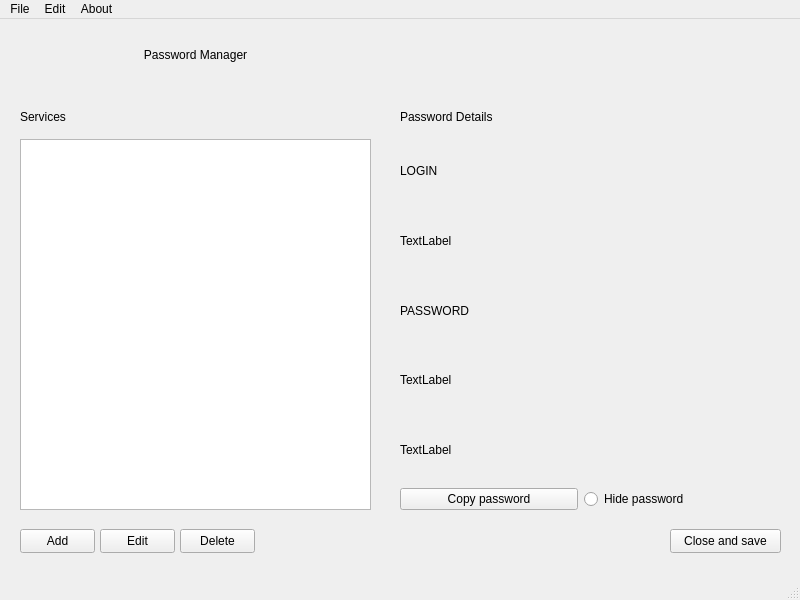
<?xml version="1.0" encoding="UTF-8"?>
<ui version="4.0">
 <class>PasswordManager</class>
 <widget class="QMainWindow" name="PasswordManager">
  <property name="geometry">
   <rect>
    <x>0</x>
    <y>0</y>
    <width>800</width>
    <height>600</height>
   </rect>
  </property>
  <property name="font">
   <font/>
  </property>
  <property name="windowTitle">
   <string>PasswordManager</string>
  </property>
  <widget class="QWidget" name="centralwidget">
   <widget class="QLabel" name="label">
    <property name="geometry">
     <rect>
      <x>0</x>
      <y>10</y>
      <width>391</width>
      <height>51</height>
     </rect>
    </property>
    <property name="font">
     <font/>
    </property>
    <property name="text">
     <string>Password Manager</string>
    </property>
    <property name="alignment">
     <set>Qt::AlignCenter</set>
    </property>
    <property name="wordWrap">
     <bool>true</bool>
    </property>
    <property name="indent">
     <number>-2</number>
    </property>
   </widget>
   <widget class="QPushButton" name="pushButton">
    <property name="geometry">
     <rect>
      <x>20</x>
      <y>510</y>
      <width>75</width>
      <height>24</height>
     </rect>
    </property>
    <property name="text">
     <string>Add</string>
    </property>
   </widget>
   <widget class="QPushButton" name="pushButton_2">
    <property name="geometry">
     <rect>
      <x>100</x>
      <y>510</y>
      <width>75</width>
      <height>24</height>
     </rect>
    </property>
    <property name="text">
     <string>Edit</string>
    </property>
   </widget>
   <widget class="QPushButton" name="pushButton_3">
    <property name="geometry">
     <rect>
      <x>180</x>
      <y>510</y>
      <width>75</width>
      <height>24</height>
     </rect>
    </property>
    <property name="text">
     <string>Delete</string>
    </property>
   </widget>
   <widget class="QLabel" name="label_2">
    <property name="geometry">
     <rect>
      <x>20</x>
      <y>90</y>
      <width>81</width>
      <height>16</height>
     </rect>
    </property>
    <property name="font">
     <font/>
    </property>
    <property name="text">
     <string>Services</string>
    </property>
   </widget>
   <widget class="QLabel" name="label_3">
    <property name="geometry">
     <rect>
      <x>400</x>
      <y>90</y>
      <width>121</width>
      <height>16</height>
     </rect>
    </property>
    <property name="font">
     <font/>
    </property>
    <property name="text">
     <string>Password Details</string>
    </property>
   </widget>
   <widget class="QTableView" name="tableView">
    <property name="geometry">
     <rect>
      <x>20</x>
      <y>120</y>
      <width>351</width>
      <height>371</height>
     </rect>
    </property>
   </widget>
   <widget class="QWidget" name="verticalLayoutWidget">
    <property name="geometry">
     <rect>
      <x>400</x>
      <y>120</y>
      <width>361</width>
      <height>371</height>
     </rect>
    </property>
    <layout class="QVBoxLayout" name="verticalLayout">
     <item>
      <widget class="QLabel" name="label_6">
       <property name="text">
        <string>LOGIN</string>
       </property>
      </widget>
     </item>
     <item>
      <widget class="QLabel" name="label_4">
       <property name="text">
        <string>TextLabel</string>
       </property>
      </widget>
     </item>
     <item>
      <widget class="QLabel" name="label_7">
       <property name="text">
        <string>PASSWORD</string>
       </property>
      </widget>
     </item>
     <item>
      <widget class="QLabel" name="label_5">
       <property name="text">
        <string>TextLabel</string>
       </property>
      </widget>
     </item>
     <item>
      <widget class="QLabel" name="label_8">
       <property name="text">
        <string>TextLabel</string>
       </property>
      </widget>
     </item>
     <item>
      <layout class="QHBoxLayout" name="horizontalLayout">
       <item>
        <widget class="QPushButton" name="pushButton_5">
         <property name="text">
          <string>Copy password</string>
         </property>
        </widget>
       </item>
       <item>
        <widget class="QRadioButton" name="radioButton">
         <property name="text">
          <string>Hide password</string>
         </property>
        </widget>
       </item>
      </layout>
     </item>
    </layout>
   </widget>
   <widget class="QPushButton" name="pushButton_4">
    <property name="geometry">
     <rect>
      <x>670</x>
      <y>510</y>
      <width>111</width>
      <height>24</height>
     </rect>
    </property>
    <property name="text">
     <string>Close and save</string>
    </property>
   </widget>
  </widget>
  <widget class="QMenuBar" name="menubar">
   <property name="geometry">
    <rect>
     <x>0</x>
     <y>0</y>
     <width>800</width>
     <height>21</height>
    </rect>
   </property>
   <widget class="QMenu" name="menuNew">
    <property name="title">
     <string>File</string>
    </property>
    <addaction name="actionOpenm"/>
    <addaction name="actionSave"/>
    <addaction name="actionExit"/>
    <addaction name="actionClear_all"/>
   </widget>
   <widget class="QMenu" name="menuAbout">
    <property name="title">
     <string>About</string>
    </property>
    <addaction name="actionAbout_author"/>
   </widget>
   <widget class="QMenu" name="menuEdit">
    <property name="title">
     <string>Edit</string>
    </property>
    <addaction name="actionCopy"/>
    <addaction name="actionPaste"/>
   </widget>
   <addaction name="menuNew"/>
   <addaction name="menuEdit"/>
   <addaction name="menuAbout"/>
  </widget>
  <widget class="QStatusBar" name="statusbar"/>
  <action name="actionOpenm">
   <property name="text">
    <string>Open</string>
   </property>
  </action>
  <action name="actionSave">
   <property name="text">
    <string>Save</string>
   </property>
  </action>
  <action name="actionExit">
   <property name="text">
    <string>Exit</string>
   </property>
  </action>
  <action name="actionAbout_author">
   <property name="text">
    <string>About author</string>
   </property>
  </action>
  <action name="actionCopy">
   <property name="text">
    <string>Copy</string>
   </property>
  </action>
  <action name="actionPaste">
   <property name="text">
    <string>Paste</string>
   </property>
  </action>
  <action name="actionClear_all">
   <property name="text">
    <string>Clear all</string>
   </property>
  </action>
 </widget>
 <resources/>
 <connections/>
</ui>
